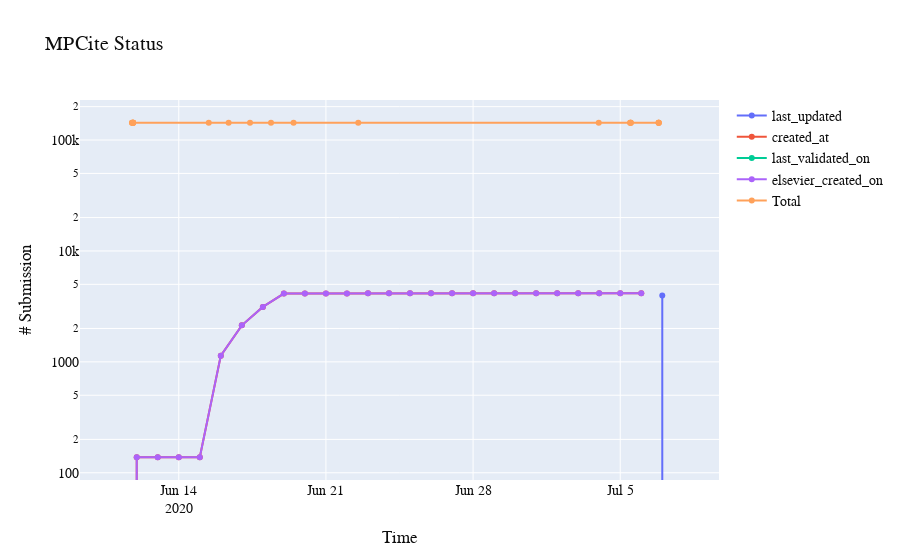

The code cell stored with this chart in its notebook:
### Code cell
last_updated_data = make_time_series_data("last_updated")
created_at_data = make_time_series_data("created_at")
last_validated_on_data = make_time_series_data("last_validated_on")
elsevier_created_on_data = make_time_series_data("elsevier_updated_on")
total = materials_store.count()
total_data = {i:total for i in doi_store.distinct("created_at")}

fig = go.Figure()
fig.add_trace(go.Scatter(x=list(last_updated_data.keys()), y=list(last_updated_data.values()),
                    mode='lines+markers',
                    name='last_updated'))

fig.add_trace(go.Scatter(x=list(created_at_data.keys()), y=list(created_at_data.values()),
                    mode='lines+markers',
                    name='created_at'))

fig.add_trace(go.Scatter(x=list(last_validated_on_data.keys()), y=list(last_validated_on_data.values()),
                    mode='lines+markers',
                    name='last_validated_on'))

fig.add_trace(go.Scatter(x=list(elsevier_created_on_data.keys()), y=list(elsevier_created_on_data.values()),
                    mode='lines+markers',
                    name='elsevier_created_on'))

fig.add_trace(go.Scatter(x=list(total_data.keys()), y=list(total_data.values()),
                    mode='lines+markers',
                    name='Total'))

fig.update_layout(
    title="MPCite Status",
    xaxis_title="Time",
    yaxis_title="# Submission",
    font=dict(
        family="Franklin Gothic",
        size=14,
        color="#0d0d0d"
    ),   
    yaxis_type="log"
)

fig.show()

### Figure 1 — Plotly figure (JSON) as saved in the notebook; plotly's stock layout.template omitted (floating-point values rounded to 4 significant figures)
{"data": [{"mode": "lines+markers", "name": "last_updated", "type": "scatter", "x": ["2020-07-06T00:00:00", "2020-07-07T00:00:00"], "y": [0, 3971]}, {"mode": "lines+markers", "name": "created_at", "type": "scatter", "x": ["2020-06-11T00:00:00", "2020-06-12T00:00:00", "2020-06-13T00:00:00", "2020-06-14T00:00:00", "2020-06-15T00:00:00", "2020-06-16T00:00:00", "2020-06-17T00:00:00", "2020-06-18T00:00:00", "2020-06-19T00:00:00", "2020-06-20T00:00:00", "2020-06-21T00:00:00", "2020-06-22T00:00:00", "2020-06-23T00:00:00", "2020-06-24T00:00:00", "2020-06-25T00:00:00", "2020-06-26T00:00:00", "2020-06-27T00:00:00", "2020-06-28T00:00:00", "2020-06-29T00:00:00", "2020-06-30T00:00:00", "2020-07-01T00:00:00", "2020-07-02T00:00:00", "2020-07-03T00:00:00", "2020-07-04T00:00:00", "2020-07-05T00:00:00", "2020-07-06T00:00:00"], "y": [0, 138, 138, 138, 138, 1137, 2134, 3129, 4127, 4137, 4137, 4137, 4147, 4147, 4147, 4147, 4147, 4147, 4147, 4147, 4147, 4147, 4147, 4157, 4157, 4161]}, {"mode": "lines+markers", "name": "last_validated_on", "type": "scatter", "x": ["2020-07-08T00:00:00"], "y": [0]}, {"mode": "lines+markers", "name": "elsevier_created_on", "type": "scatter", "x": ["2020-06-11T00:00:00", "2020-06-12T00:00:00", "2020-06-13T00:00:00", "2020-06-14T00:00:00", "2020-06-15T00:00:00", "2020-06-16T00:00:00", "2020-06-17T00:00:00", "2020-06-18T00:00:00", "2020-06-19T00:00:00", "2020-06-20T00:00:00", "2020-06-21T00:00:00", "2020-06-22T00:00:00", "2020-06-23T00:00:00", "2020-06-24T00:00:00", "2020-06-25T00:00:00", "2020-06-26T00:00:00", "2020-06-27T00:00:00", "2020-06-28T00:00:00", "2020-06-29T00:00:00", "2020-06-30T00:00:00", "2020-07-01T00:00:00", "2020-07-02T00:00:00", "2020-07-03T00:00:00", "2020-07-04T00:00:00", "2020-07-05T00:00:00", "2020-07-06T00:00:00"], "y": [0, 138, 138, 138, 138, 1137, 2134, 3129, 4127, 4137, 4137, 4137, 4147, 4147, 4147, 4147, 4147, 4147, 4147, 4147, 4147, 4147, 4147, 4152, 4152, 4156]}, {"mode": "lines+markers", "name": "Total", "type": "scatter", "x": ["2020-06-11T18:34:28.463000", "2020-06-11T18:38:44.007000", "2020-06-11T19:43:50.861000", "2020-06-11T19:49:33.622000", "2020-06-11T19:50:03.710000", "2020-06-11T19:51:06.831000", "2020-06-11T19:54:09.456000", "2020-06-15T10:13:54.440000", "2020-06-16T08:55:32.657000", "2020-06-17T09:21:24.655000", "2020-06-18T09:19:16.598000", "2020-06-19T11:03:46.720000", "2020-06-22T12:55:14.686000", "2020-07-03T23:26:43.409000", "2020-07-05T11:09:26.302000", "2020-07-05T11:55:36.462000", "2020-07-05T11:57:01.446000", "2020-07-05T11:59:23.107000", "2020-07-06T19:50:53.355000", "2020-07-06T19:52:33.817000", "2020-07-06T19:53:52.913000", "2020-07-06T19:56:31.195000"], "y": [143166, 143166, 143166, 143166, 143166, 143166, 143166, 143166, 143166, 143166, 143166, 143166, 143166, 143166, 143166, 143166, 143166, 143166, 143166, 143166, 143166, 143166]}], "layout": {"font": {"color": "#0d0d0d", "family": "Franklin Gothic", "size": 14}, "title": {"text": "MPCite Status"}, "xaxis": {"title": {"text": "Time"}}, "yaxis": {"title": {"text": "# Submission"}, "type": "log"}}}
